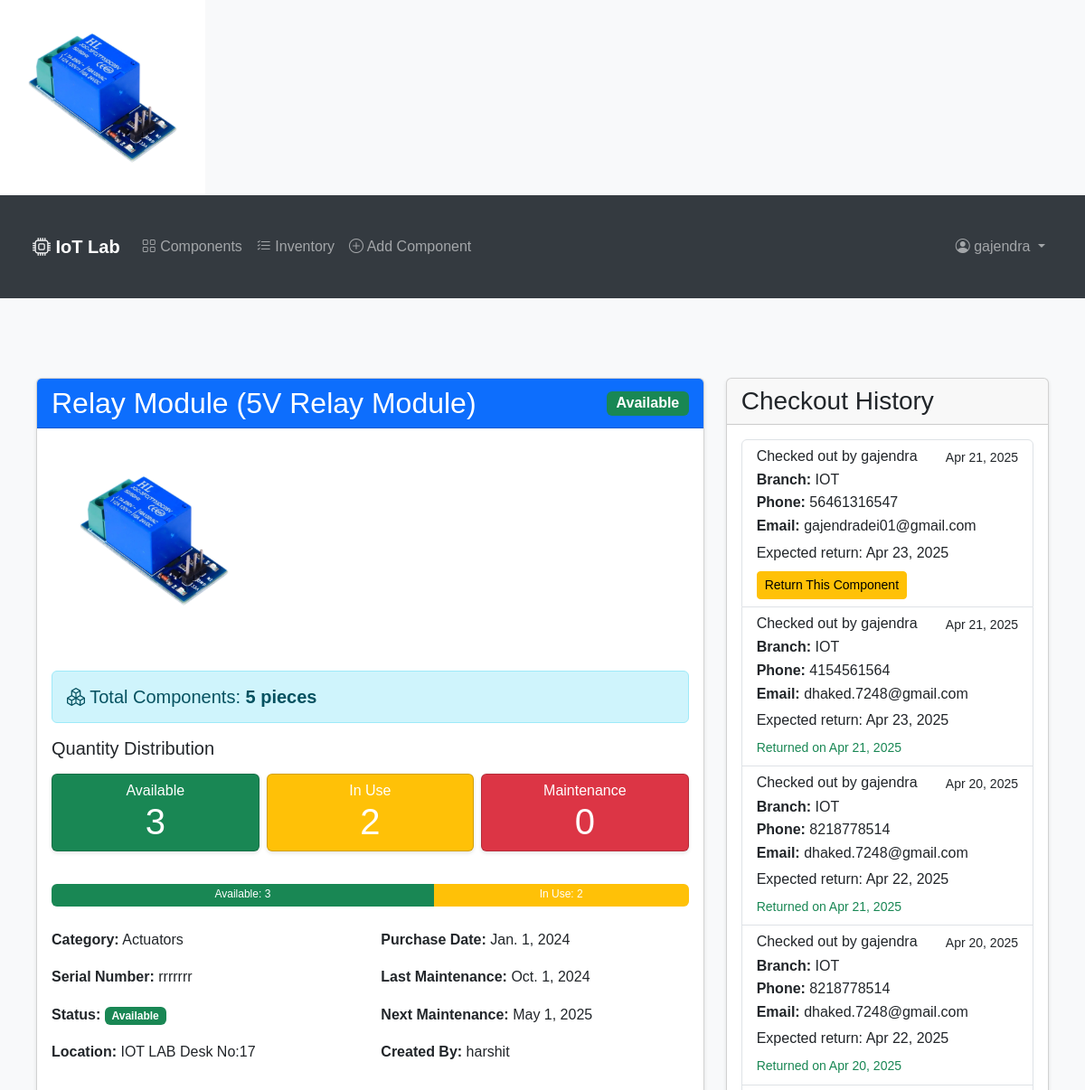
Before: /component/10/ (signed in, upper part) with the older database file.
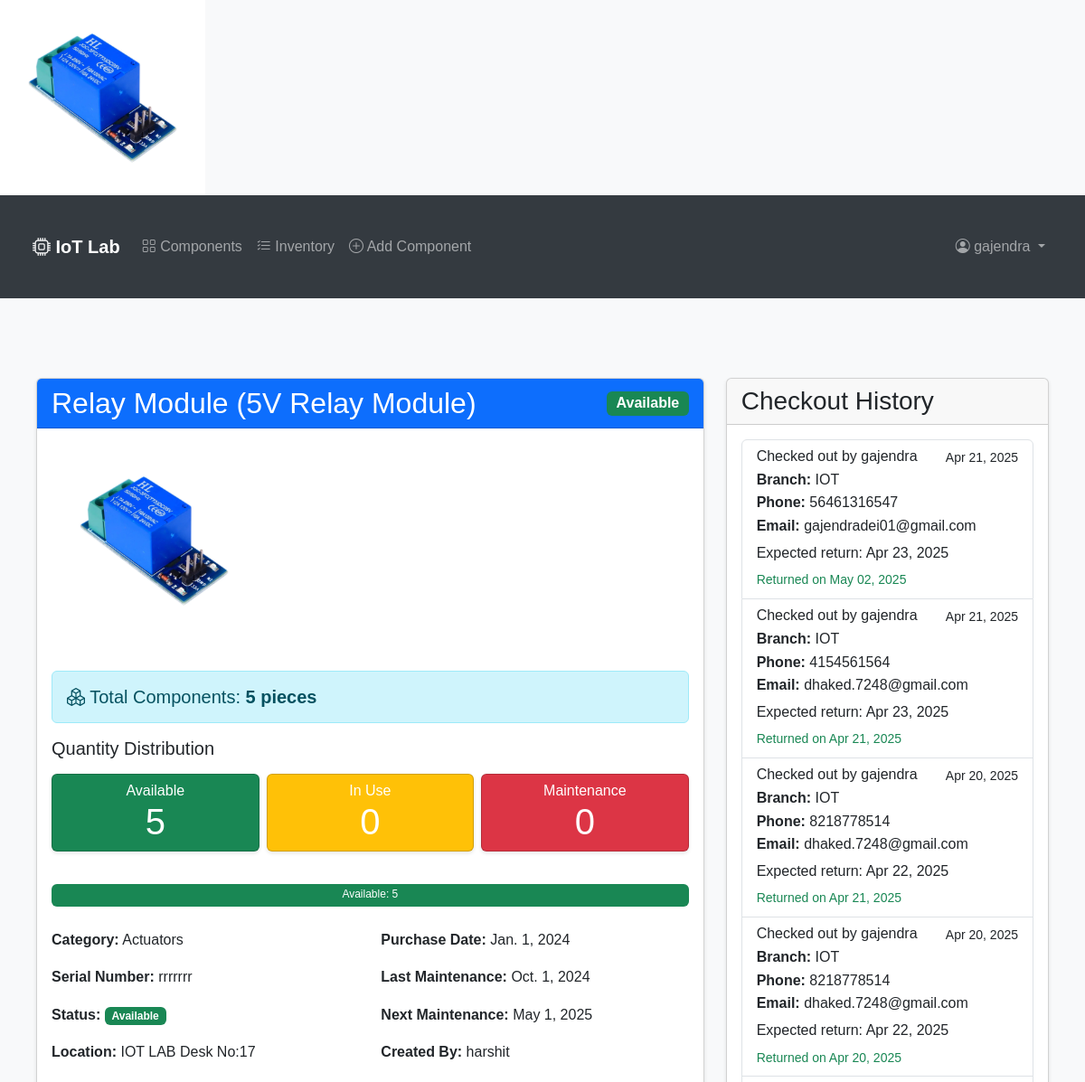
After: the same page with the newer database file.
### components/models.py (models this page shows, shortened)
class ComponentCheckout(models.Model):
    component = models.ForeignKey(Component, on_delete=models.CASCADE, related_name='checkouts')
    checked_out_by = models.ForeignKey(User, on_delete=models.CASCADE)
    checkout_date = models.DateTimeField(auto_now_add=True)
    expected_return_date = models.DateField()
    actual_return_date = models.DateField(null=True, blank=True)
    notes = models.TextField(blank=True)
    user_branch = models.CharField(max_length=100, null=True, blank=True)
    user_phone = models.CharField(max_length=15, null=True, blank=True)
    user_email = models.EmailField(null=True, blank=True)
    display_name = models.CharField(max_length=100, null=True, blank=True)
    quantity = models.PositiveIntegerField(default=1)

### components/views.py (the view)
# urls.py: path('component/<int:pk>/', views.ComponentDetailView.as_view(), name='component-detail'),
class ComponentDetailView(LoginRequiredMixin, DetailView):
    model = Component
    template_name = 'components/component_detail.html'
    context_object_name = 'component'
    def get_context_data(self, **kwargs):
        context = super().get_context_data(**kwargs)
        component = self.object
        active_checkouts = component.checkouts.filter(actual_return_date__isnull=True)
        in_use_count = sum(checkout.quantity for checkout in active_checkouts)
        if component.status == 'maintenance':
            context['maintenance_quantity'] = component.quantity
            context['in_use_quantity'] = 0
            context['available_quantity'] = 0
        else:
            context['maintenance_quantity'] = 0
            context['in_use_quantity'] = in_use_count
            context['available_quantity'] = max(0, component.quantity - in_use_count)
        context['maintenance_logs'] = component.maintenance_logs.all().order_by('-maintenance_date')
        context['checkout_history'] = component.checkouts.all().order_by('-checkout_date')
        return context

### components/templates/components/component_detail.html (shortened to what the changed rows need)
{% extends "components/base.html" %}
{% load crispy_forms_tags %}
{% block content %}
<div class="container mt-4">
    <div class="row">
        <div class="col-md-8">
            <div class="card mb-4">
                <div class="card-header bg-primary text-white d-flex justify-content-between align-items-center">
                    <h2 class="mb-0">{{ component.name }}</h2>
                </div>
                <div class="card-body">
                    <div class="row mb-4">
                        <div class="col-md-12">
                            <div class="row g-2">
                                <div class="col-md-4">
                                    <div class="card bg-success text-white">
                                        <div class="card-body text-center py-2">
                                            <h6 class="card-title mb-0">Available</h6>
                                            <p class="display-6 mb-0">{{ available_quantity }}</p>
                                        </div>
                                    </div>
                                </div>
                                <div class="col-md-4">
                                    <div class="card bg-warning text-white">
                                        <div class="card-body text-center py-2">
                                            <h6 class="card-title mb-0">In Use</h6>
                                            <p class="display-6 mb-0">{{ in_use_quantity }}</p>
                                        </div>
                                    </div>
                                </div>
                            </div>
                            <div class="mt-3">
                                <div class="progress" style="height: 25px;">
                                    {% if available_quantity > 0 %}
                                    <div class="progress-bar bg-success" role="progressbar"
                                         style="width: {% widthratio available_quantity component.quantity 100 %}%">
                                        Available: {{ available_quantity }}
                                    </div>
                                    {% endif %}
                                    {% if in_use_quantity > 0 %}
                                    <div class="progress-bar bg-warning" role="progressbar"
                                         style="width: {% widthratio in_use_quantity component.quantity 100 %}%">
                                        In Use: {{ in_use_quantity }}
                                    </div>
                                    {% endif %}
                                </div>
                            </div>
                        </div>
                    </div>
                </div>
            </div>
        </div>
        <div class="col-md-4">
            <div class="card mb-4">
                <div class="card-body">
                    {% if checkout_history %}
                    <div class="list-group">
                        {% for checkout in checkout_history %}
                        <div class="list-group-item">
                            <div class="d-flex w-100 justify-content-between">
                                <h6 class="mb-1">Checked out by {{ checkout.checked_out_by.username }}</h6>
                                <small>{{ checkout.checkout_date|date:"M d, Y" }}</small>
                            </div>
                            <p class="mb-1">
                                <strong>Branch:</strong> {{ checkout.user_branch }}<br>
                                <strong>Phone:</strong> {{ checkout.user_phone }}<br>
                                <strong>Email:</strong> {{ checkout.user_email }}
                            </p>
                            <p class="mb-1">Expected return: {{ checkout.expected_return_date|date:"M d, Y" }}</p>
                            {% if checkout.actual_return_date %}
                            <small class="text-success">Returned on {{ checkout.actual_return_date|date:"M d, Y" }}</small>
                            {% else %}
                            <div class="mt-2">
                                <a href="{% url 'return-component' component.id %}?checkout_id={{ checkout.id }}" class="btn btn-warning btn-sm">Return This Component</a>
                            </div>
                            {% endif %}
                        </div>
                        {% endfor %}
                    </div>
                    {% else %}
                    <p class="text-muted">No checkout history.</p>
                    {% endif %}
                </div>
            </div>
        </div>
    </div>
</div>
{% endblock %}

Changed rows visible on the page:
changed ComponentCheckout "gajendradei01@gmail.com": actual_return_date (not shown) → "May 02, 2025"; actual_return_date "Return This Component" → "Returned on"
Other visible differences:
{{ available_quantity }}: "3" → "5"
{{ in_use_quantity }}: "2" → "0"
{{ in_use_quantity }}: "2" → (not shown)
text no longer shown: "In Use:"
